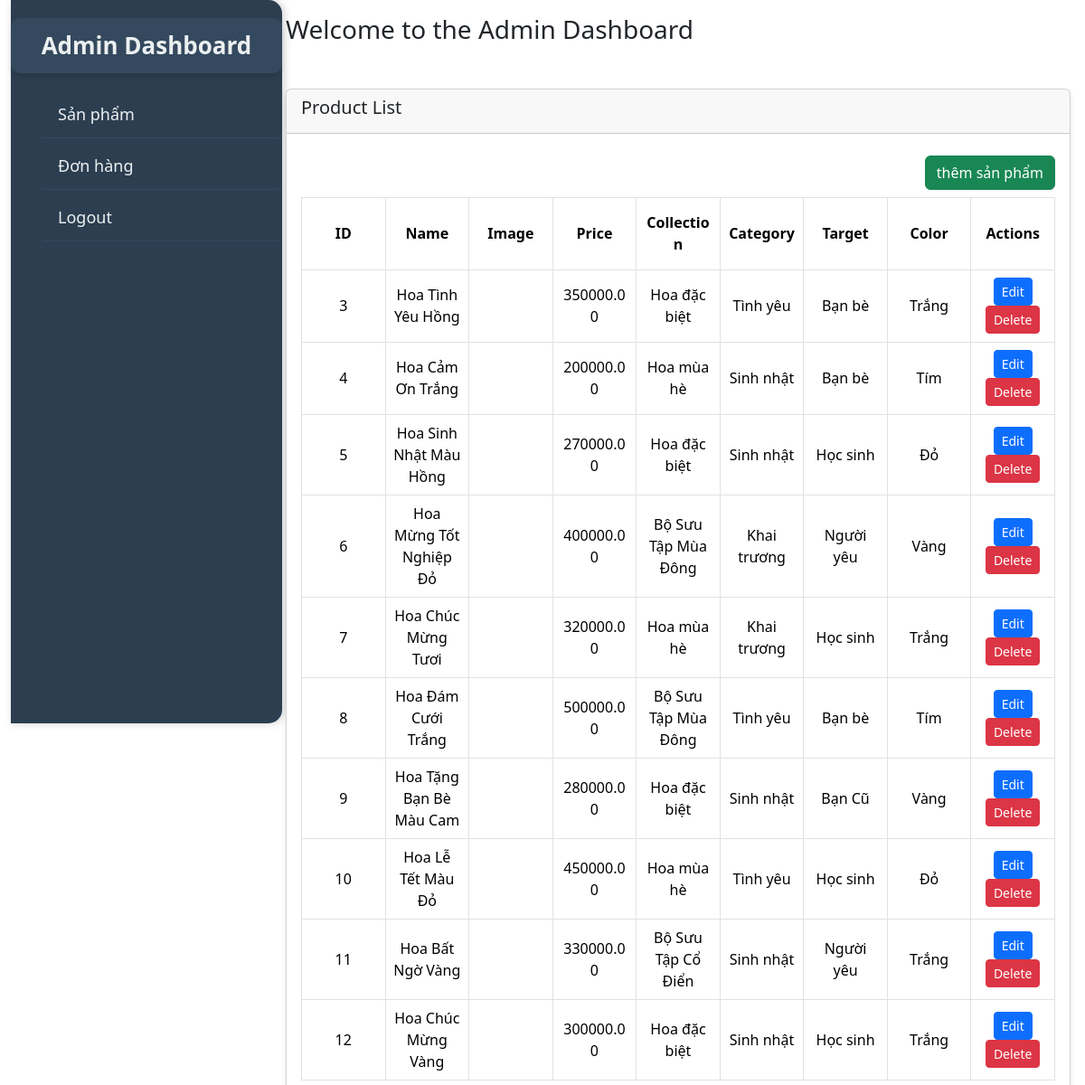
/admin.php (signed in), run on the app's committed database.
### tables this page shows
CREATE TABLE IF NOT EXISTS `sanpham` (
  `id` int NOT NULL AUTO_INCREMENT,
  `ten_san_pham` varchar(255) NOT NULL,
  `gia` decimal(10,2) NOT NULL,
  `mo_ta` text,
  `hinh_anh` varchar(255) DEFAULT NULL,
  `danh_gia` decimal(3,2) DEFAULT NULL,
  `chu_de_id` int DEFAULT NULL,
  `doi_tuong_id` int DEFAULT NULL,
  `kieu_dang_id` int DEFAULT NULL,
  `mau_sac_id` int DEFAULT NULL,
  `bo_suu_tap_id` int DEFAULT NULL,
  PRIMARY KEY (`id`),
  KEY `chu_de_id` (`chu_de_id`),
  KEY `doi_tuong_id` (`doi_tuong_id`),
  KEY `kieu_dang_id` (`kieu_dang_id`),
  KEY `mau_sac_id` (`mau_sac_id`),
  KEY `bo_suu_tap_id` (`bo_suu_tap_id`)
);

CREATE TABLE IF NOT EXISTS `bosuutap` (
  `id` int NOT NULL AUTO_INCREMENT,
  `ten_bo_suu_tap` varchar(255) NOT NULL,
  PRIMARY KEY (`id`)
);

CREATE TABLE IF NOT EXISTS `chude` (
  `id` int NOT NULL AUTO_INCREMENT,
  `ten_chu_de` varchar(255) NOT NULL,
  PRIMARY KEY (`id`)
);

CREATE TABLE IF NOT EXISTS `doituong` (
  `id` int NOT NULL AUTO_INCREMENT,
  `ten_doi_tuong` varchar(255) NOT NULL,
  PRIMARY KEY (`id`)
);

CREATE TABLE IF NOT EXISTS `mausac` (
  `id` int NOT NULL AUTO_INCREMENT,
  `ten_mau_sac` varchar(255) NOT NULL,
  PRIMARY KEY (`id`)
);

### admin.php (the view, shortened to what this page needs)
<?php
try {
    include('db_connect.php');
    $conn->setAttribute(PDO::ATTR_ERRMODE, PDO::ERRMODE_EXCEPTION);
} catch (PDOException $e) {
    die("Connection failed: " . $e->getMessage());
}
$limit = 10;
$page = isset($_GET['page']) ? (int)$_GET['page'] : 1;
$offset = ($page - 1) * $limit;
$sql = "SELECT p.id, p.ten_san_pham, p.gia, p.mo_ta, p.hinh_anh, b.ten_bo_suu_tap, c.ten_chu_de, d.ten_doi_tuong, k.ten_kieu_dang, m.ten_mau_sac
        FROM sanpham AS p
        JOIN bosuutap AS b ON p.bo_suu_tap_id = b.id
        JOIN chude AS c ON c.id = p.chu_de_id
        JOIN doituong AS d ON p.doi_tuong_id = d.id
        JOIN kieudang AS k ON k.id = p.kieu_dang_id
        JOIN mausac AS m ON m.id = p.mau_sac_id
        ORDER BY p.id ASC LIMIT :limit OFFSET :offset";
$stmt = $conn->prepare($sql);
$stmt->bindParam(':limit', $limit, PDO::PARAM_INT);
$stmt->bindParam(':offset', $offset, PDO::PARAM_INT);
$stmt->execute();
?>
<!DOCTYPE html>
<html lang="en">
<head>
    <link rel="stylesheet" href="/assets/css/admin.css">
    <link href="https://cdn.jsdelivr.net/npm/bootstrap@5.3.3/dist/css/bootstrap.min.css" rel="stylesheet">
    <link href="https://cdn.jsdelivr.net/npm/bootstrap-icons/font/bootstrap-icons.css" rel="stylesheet">
</head>
<body>
    <div class="container-fluid">
        <div class="row">
            <div class="col-3 sidebaradmin">
                <div class="sidebaradmin ">
                    <div class="sidebar">
                        <h2 class="sidebar-title">Admin Dashboard</h2>
                        <ul class="sidebar-menu">
                            <li><a href="/admin.php">Sản phẩm </a></li>
                            <li><a href="/orderlist.php">Đơn hàng </a></li>
                            <li><a href="/logout.php">Logout</a></li>
                        </ul>
                    </div>
                </div>
            </div>
            <div class="col-9 p-3">
                <div class="dashbroad row">
                    <h3 class="mb-4">Welcome to the Admin Dashboard</h3>
                    <div class="col-md-12 mt-4">
                        <div class="card">
                            <div class="card-header">
                                <h5>Product List</h5>
                            </div>
                            <div class="card-body">
                                <table class="table table-bordered">
                                    <a href="add_product.php" class="btn-add btn btn-success float-end my-2">
                                        thêm sản phẩm
                                    </a>
                                    <thead>
                                        <tr>
                                            <th>ID</th>
                                            <th>Name</th>
                                            <th>Image</th>
                                            <th>Price</th>
                                            <th>Collection</th>
                                            <th>Category</th>
                                            <th>Target</th>
                                            <th>Color</th>
                                            <th>Actions</th>
                                        </tr>
                                    </thead>
                                    <tbody>
                                        <?php
                                        if ($stmt->rowCount() > 0) {
                                            while ($row = $stmt->fetch(PDO::FETCH_ASSOC)) {
                                                echo "<tr>";
                                                echo "<td>" . $row['id'] . "</td>";
                                                echo "<td>" . $row['ten_san_pham'] . "</td>";
                                                echo "<td><div style='background-image: url(\"" . htmlspecialchars($row['hinh_anh']) . "\");'></div></td>";
                                                echo "<td>" . $row['gia'] . "</td>";
                                                echo "<td>" . $row['ten_bo_suu_tap'] . "</td>";
                                                echo "<td>" . $row['ten_chu_de'] . "</td>";
                                                echo "<td>" . $row['ten_doi_tuong'] . "</td>";
                                                echo "<td>" . $row['ten_mau_sac'] . "</td>";
                                                echo "<td><a href='edit.php?id=" . $row['id'] . "' class='btn btn-primary btn-sm'>Edit</a>
                                                <a href='delete.php?id=" . $row['id'] . "' class='btn btn-danger btn-sm' onclick=\"return confirm('Are you sure you want to delete this product?')\">Delete</a>
                                                </td>";
                                                echo "</tr>";
                                            }
                                        } else {
                                            echo "<tr><td colspan='9' class='text-center'>No products found</td></tr>";
                                        }
                                        ?>
                                    </tbody>
                                </table>
                            </div>
                        </div>
                    </div>
                </div>
            </div>
        </div>
    </div>
</body>
</html>

### assets/css/admin.css (style rules this page uses)
body { background-color: #ffffff; font-family: 'Segoe UI', Tahoma, Geneva, Verdana, sans-serif; margin: 0; padding: 0; }
.container-fluid { overflow: hidden; max-height: 150vh !important; }
.sidebar { width: 300px; background-color: #2c3e50; color: #ecf0f1; padding-top: 20px; position: fixed; top: 0; height: 100vh; box-shadow: 2px 0 10px rgba(0, 0, 0, 0.2); border-radius: 0 15px 15px 0; transition: all 0.3s ease-in-out; }
.sidebar a { color: #ecf0f1; padding: 15px; text-decoration: none; display: block; font-size: 16px; border-radius: 5px; transition: background-color 0.3s, color 0.3s; }
.sidebar .sidebar-title { font-size: 26px; font-weight: bold; color: #ecf0f1; margin-bottom: 20px; text-align: center; padding: 15px; background-color: #34495e; border-radius: 10px; box-shadow: 0 4px 6px rgba(0, 0, 0, 0.1); }
.sidebar-menu li { list-style-type: none; margin-bottom: 5px; }
.sidebar-menu a { padding: 12px 20px; color: #ecf0f1; text-decoration: none; font-size: 18px; border-bottom: 1px solid #34495e; transition: background-color 0.3s, color 0.3s; }
.card { border: none; border-radius: 15px; box-shadow: 0 4px 6px rgba(0, 0, 0, 0.1); background-color: #ffffff; }
.card-header { background-color: #34495e; color: #fff; font-size: 20px; font-weight: bold; padding: 15px; border-radius: 10px 10px 0 0; }
.table { margin-top: 20px; width: 100%; table-layout: fixed; border-spacing: 0; }
.table th, .table td { padding: 12px; text-align: center; vertical-align: middle; background-color: #fff; border-radius: 10px; box-shadow: 0px 4px 8px rgba(0, 0, 0, 0.1); height: 80px; }
.table th { background-color: #f5f5f5; color: #2d3e50; font-weight: bold; }
.table td { color: #333; }
.table td div { width: 50px; height: 50px; background-size: cover; background-repeat: no-repeat; background-position: center; margin: 0 auto; }
.btn-primary { background-color: #4e73df; border-color: #4e73df; border-radius: 5px; }
.btn-sm { font-size: 14px; padding: 8px 12px; }
h2 { font-size: 28px; margin-bottom: 30px; }

### data on the page
sanpham: id "3", ten_san_pham "Hoa Tình Yêu Hồng", gia "350000.00", bosuutap.ten_bo_suu_tap "Hoa đặc biệt", chude.ten_chu_de "Tình yêu", doituong.ten_doi_tuong "Bạn bè", mausac.ten_mau_sac "Trắng"
sanpham: id "4", ten_san_pham "Hoa Cảm Ơn Trắng", gia "200000.00", bosuutap.ten_bo_suu_tap "Hoa mùa hè", chude.ten_chu_de "Sinh nhật", doituong.ten_doi_tuong "Bạn bè", mausac.ten_mau_sac "Tím"
sanpham: id "5", ten_san_pham "Hoa Sinh Nhật Màu Hồng", gia "270000.00", bosuutap.ten_bo_suu_tap "Hoa đặc biệt", chude.ten_chu_de "Sinh nhật", doituong.ten_doi_tuong "Học sinh", mausac.ten_mau_sac "Đỏ"
sanpham: id "6", ten_san_pham "Hoa Mừng Tốt Nghiệp Đỏ", gia "400000.00", bosuutap.ten_bo_suu_tap "Bộ Sưu Tập Mùa Đông", chude.ten_chu_de "Khai trương", doituong.ten_doi_tuong "Người yêu", mausac.ten_mau_sac "Vàng"
sanpham: id "7", ten_san_pham "Hoa Chúc Mừng Tươi", gia "320000.00", bosuutap.ten_bo_suu_tap "Hoa mùa hè", chude.ten_chu_de "Khai trương", doituong.ten_doi_tuong "Học sinh", mausac.ten_mau_sac "Trắng"
sanpham: id "8", ten_san_pham "Hoa Đám Cưới Trắng", gia "500000.00", bosuutap.ten_bo_suu_tap "Bộ Sưu Tập Mùa Đông", chude.ten_chu_de "Tình yêu", doituong.ten_doi_tuong "Bạn bè", mausac.ten_mau_sac "Tím"
sanpham: id "9", ten_san_pham "Hoa Tặng Bạn Bè Màu Cam", gia "280000.00", bosuutap.ten_bo_suu_tap "Hoa đặc biệt", chude.ten_chu_de "Sinh nhật", doituong.ten_doi_tuong "Bạn Cũ", mausac.ten_mau_sac "Vàng"
sanpham: id "10", ten_san_pham "Hoa Lễ Tết Màu Đỏ", gia "450000.00", bosuutap.ten_bo_suu_tap "Hoa mùa hè", chude.ten_chu_de "Tình yêu", doituong.ten_doi_tuong "Học sinh", mausac.ten_mau_sac "Đỏ"
sanpham: id "11", ten_san_pham "Hoa Bất Ngờ Vàng", gia "330000.00", bosuutap.ten_bo_suu_tap "Bộ Sưu Tập Cổ Điển", chude.ten_chu_de "Sinh nhật", doituong.ten_doi_tuong "Người yêu", mausac.ten_mau_sac "Trắng"
sanpham: id "12", ten_san_pham "Hoa Chúc Mừng Vàng", gia "300000.00", bosuutap.ten_bo_suu_tap "Hoa đặc biệt", chude.ten_chu_de "Sinh nhật", doituong.ten_doi_tuong "Học sinh", mausac.ten_mau_sac "Trắng"
